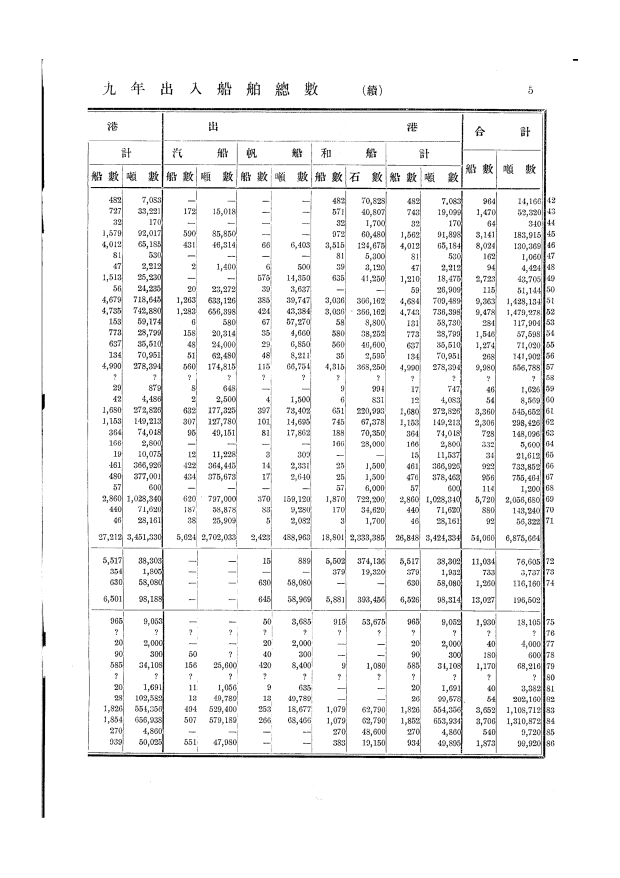
#> input picture pages/page_011.png, 1240 x 1755 px (shown at 1/2 size)
$ python -i mini_runner.py   (imports and definitions only)   (older library calls are emulated)
#> lines starting #> are read from the running program, lines starting #| are printed output that depends on the picture; after the words box and inside, x2 and y2 are one past the last pixel; in counts of white or black regions, pixels touching at a corner belong together
### ops/paths_loader.py
import json
from pathlib import Path

CONFIG = None


def load_config():
    global CONFIG
    if CONFIG is not None:
        return CONFIG
    p = Path(__file__).parent / "paths_config.json"
    if not p.exists():
        CONFIG = {}
    else:
        try:
            CONFIG = json.loads(p.read_text(encoding="utf-8"))
        except Exception:
            CONFIG = {}
    return CONFIG


def get_path(name):
#> further down, picture is the input picture: shape (1755, 1240, 3); min 0, max 255, mean 242.4
    cfg = load_config()
    return cfg.get(name)

### ops/mini_runner.py
import pathlib as _pl

# flake8: noqa: E402
import sys

sys.path.insert(0, str(_pl.Path(__file__).resolve().parents[1]))

import argparse
import contextlib
import hashlib
import io
import os
import re
import unicodedata

import cv2
import numpy as np
import pytesseract
from PIL import Image

# If repository bundles a tesseract binary, prefer it so tests run without system install
_repo_root = _pl.Path(__file__).resolve().parents[1]
# prefer configured tesseract (paths_config.json), else repo-bundled, else system
_bundled_tess = str(_repo_root / "vendor" / "tesseract" / "tesseract.exe")
try:
    from .paths_loader import get_path

    tpath = get_path("tesseract")
except Exception:
    tpath = None
if tpath and os.path.exists(tpath):
    pytesseract.pytesseract.tesseract_cmd = tpath
elif os.path.exists(_bundled_tess):
    pytesseract.pytesseract.tesseract_cmd = _bundled_tess

# ---- knobs (env) ----
INK_MIN = float(os.getenv("INK_MIN", "0.005"))
SOBEL_TH = float(os.getenv("SOBEL_TH", "1.25"))  # gy/gx > th => vertical-ish
# Adjusted table-extraction divisors to reduce over-splitting on this dataset
HK_DIV = float(os.getenv("HK_DIV", "8.0"))  # bigger => shorter kernel
VK_DIV = float(os.getenv("VK_DIV", "6.0"))  # smaller => longer vertical kernel (remove v-lines)
TIMEOUT = float(os.getenv("TESS_TIMEOUT", "8.0"))


def preprocess(pil_img):
    arr = np.array(pil_img)
    if arr.ndim == 2:
        gray = arr
    elif arr.shape[2] == 4:
        gray = cv2.cvtColor(arr, cv2.COLOR_RGBA2GRAY)
    else:
        gray = cv2.cvtColor(arr, cv2.COLOR_RGB2GRAY)

    # revert upscale to 2.0 (keep INK_MIN lowered) to isolate effect
    gray = cv2.resize(gray, None, fx=2.0, fy=2.0, interpolation=cv2.INTER_CUBIC)
#> gray: shape (3510, 2480)
    gray = cv2.GaussianBlur(gray, (3, 3), 0)
    th = cv2.adaptiveThreshold(gray, 255, cv2.ADAPTIVE_THRESH_GAUSSIAN_C, cv2.THRESH_BINARY, 35, 11)
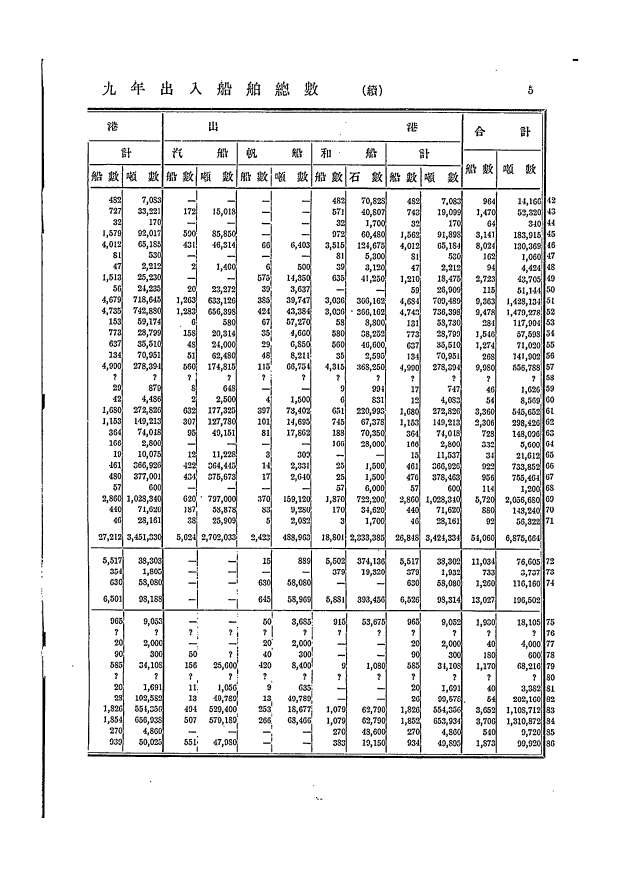
#> th: shape (3510, 2480) (shown at 1/4 size); 92.3% white; 3084 black regions (146 under 20 px), largest, box (x1, y1, x2, y2) and area: (2170, 437, 2187, 3032) 19259, (350, 431, 2180, 446) 15146, (350, 3016, 2177, 3035) 14499
    if th.mean() < 127:
        th = 255 - th

    inv = 255 - th
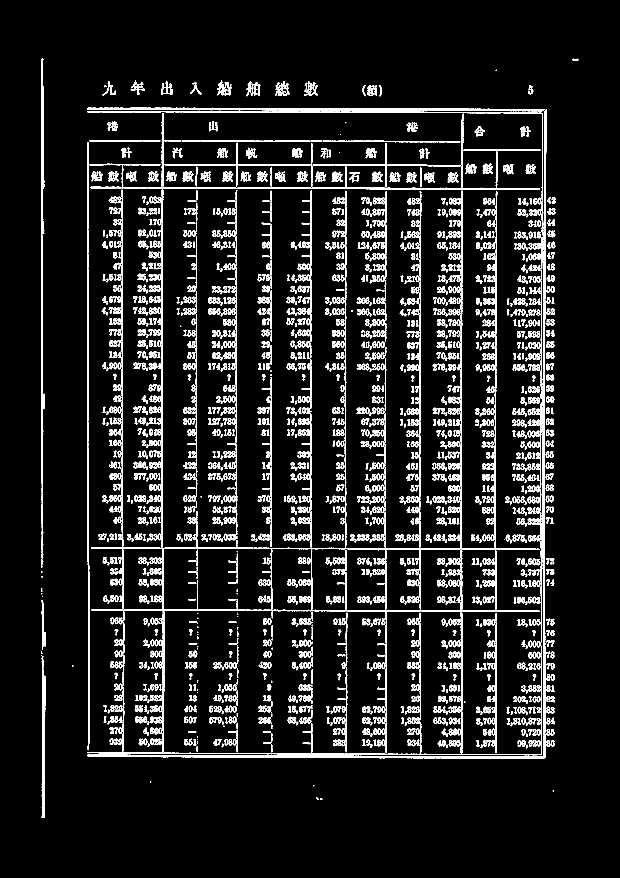
#> inv: shape (3510, 2480) (shown at 1/4 size); 7.7% white; 3084 white regions (146 under 20 px), largest, box (x1, y1, x2, y2) and area: (2170, 437, 2187, 3032) 19259, (350, 431, 2180, 446) 15146, (350, 3016, 2177, 3035) 14499
    hh, ww = inv.shape
#> hh = 3510; ww = 2480
    hk = cv2.getStructuringElement(cv2.MORPH_RECT, (max(80, int(ww / HK_DIV)), 1))
    vk = cv2.getStructuringElement(cv2.MORPH_RECT, (1, max(80, int(hh / VK_DIV))))
#> vk = 585 values from 1 to 1
    h = cv2.morphologyEx(inv, cv2.MORPH_OPEN, hk, iterations=1)
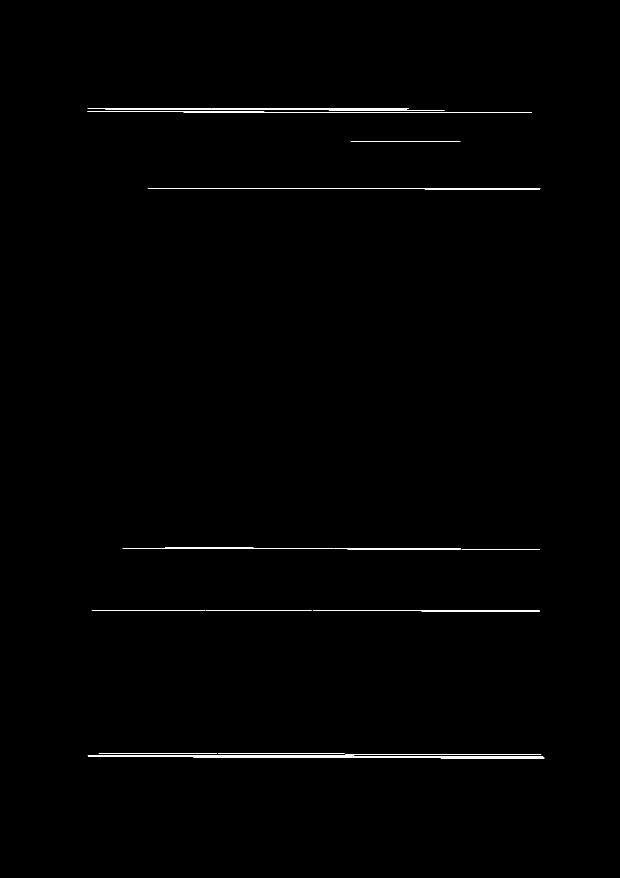
#> h: shape (3510, 2480) (shown at 1/4 size); 0.46% white; 16 white regions, largest, box (x1, y1, x2, y2) and area: (351, 3020, 2178, 3033) 13373, (591, 752, 2161, 757) 4606, (350, 446, 2128, 451) 3542
    v = cv2.morphologyEx(inv, cv2.MORPH_OPEN, vk, iterations=1)
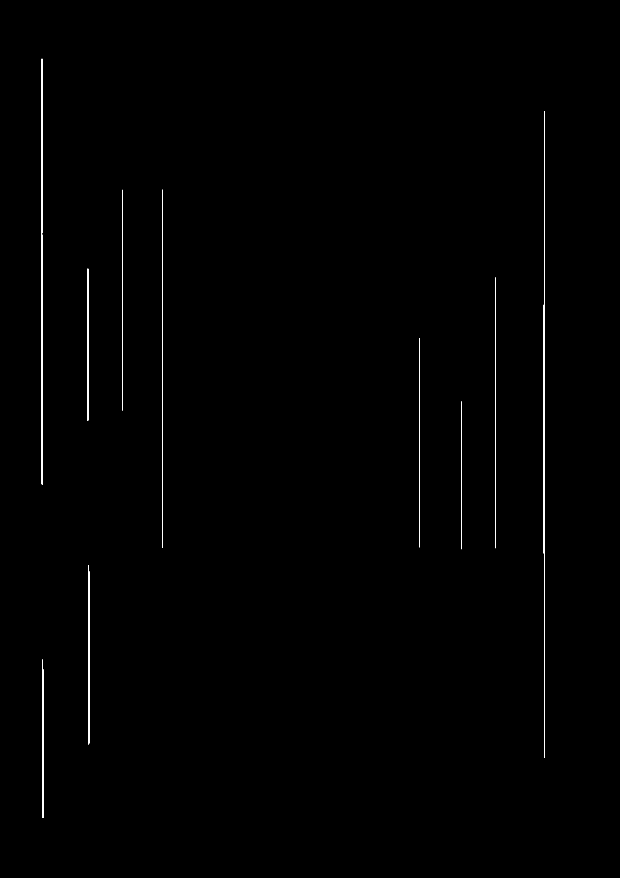
#> v: shape (3510, 2480) (shown at 1/4 size); 0.28% white; 12 white regions, largest, box (x1, y1, x2, y2) and area: (2175, 444, 2180, 3032) 6356, (166, 235, 170, 1940) 5041, (648, 758, 650, 2190) 2646
    inv2 = cv2.subtract(inv, cv2.bitwise_or(h, v))
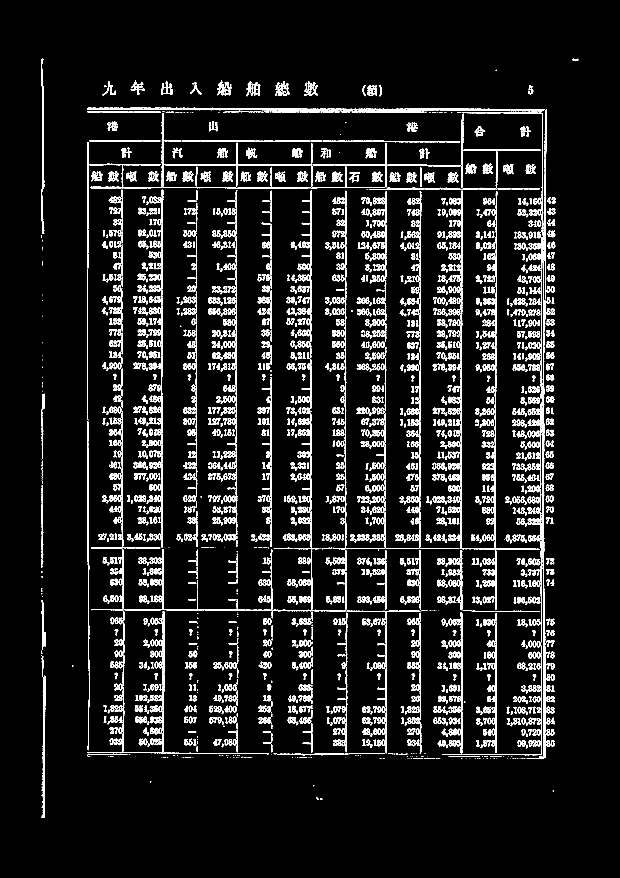
#> inv2: shape (3510, 2480) (shown at 1/4 size); 7% white; 3827 white regions (640 under 20 px), largest, box (x1, y1, x2, y2) and area: (1826, 763, 1851, 1603) 4427, (1629, 433, 2180, 446) 4001, (173, 2703, 182, 3272) 3647

    ink = cv2.countNonZero(inv2) / float(inv2.size)
#> ink = 0.0696
    if ink < INK_MIN:
        return Image.fromarray(np.full(inv2.shape, 255, np.uint8))

    inv2 = cv2.dilate(inv2, np.ones((2, 2), np.uint8), iterations=1)
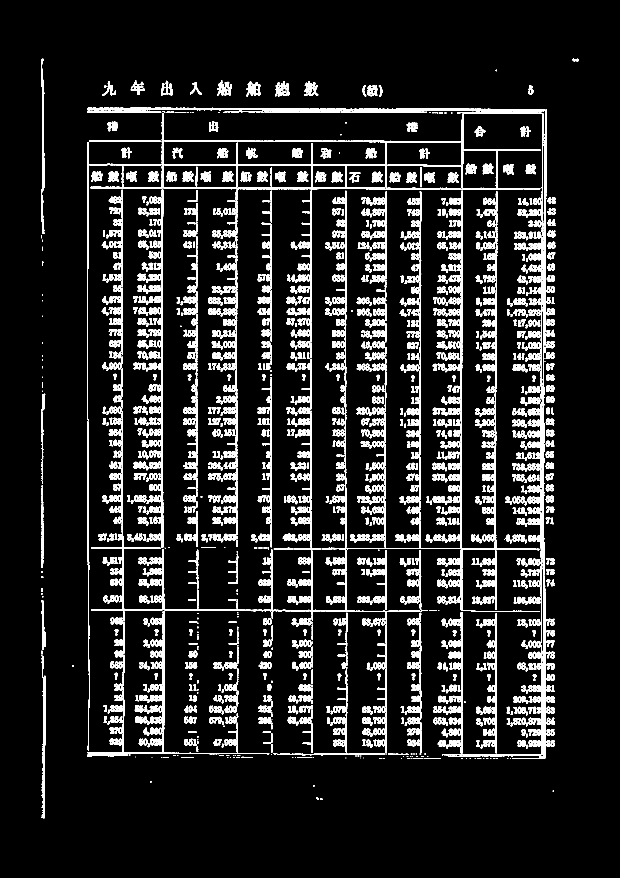
#> inv2: shape (3510, 2480) (shown at 1/4 size); 9.4% white; 3205 white regions (350 under 20 px), largest, box (x1, y1, x2, y2) and area: (2170, 1046, 2183, 3033) 11591, (1962, 766, 1990, 2193) 7848, (1826, 763, 1852, 1604) 6741
    out = 255 - inv2
    out = cv2.copyMakeBorder(out, 10, 10, 10, 10, cv2.BORDER_CONSTANT, value=255)
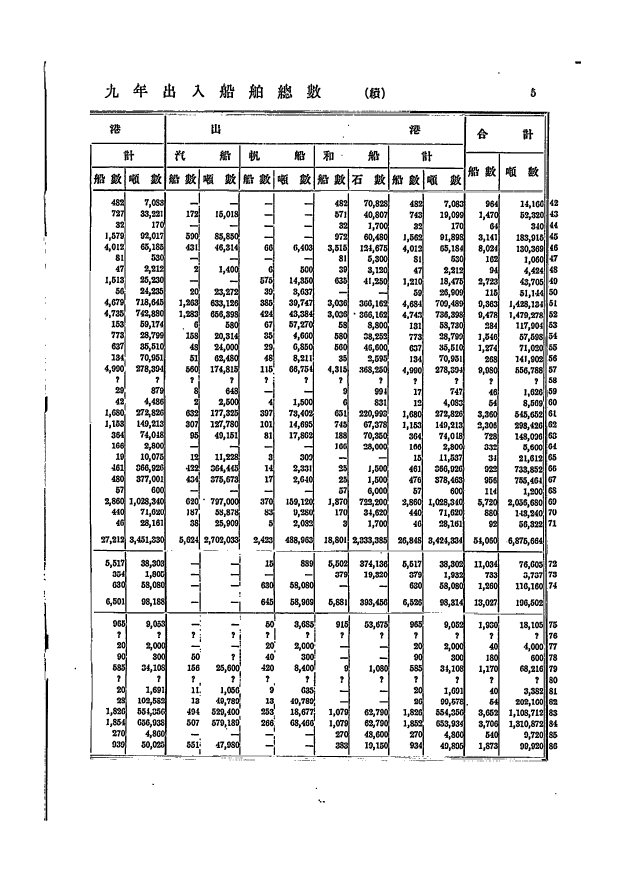
#> out: shape (3530, 2500) (shown at 1/4 size); 90.7% white; 3205 black regions (350 under 20 px), largest, box (x1, y1, x2, y2) and area: (2180, 1056, 2193, 3043) 11591, (1972, 776, 2000, 2203) 7848, (1836, 773, 1862, 1614) 6741
    return Image.fromarray(out)


# [225 lines left out: functions sobel_ratio, scrub, digit_score, postprocess_text, patch_tesseract, try_slice_rows and 7 more, not called in this run]


# --- /PS_KPI_FIX ---
# [2 lines not run here, left out]

>>> import cv2
>>> picture = cv2.cvtColor(cv2.imread('../pages/page_011.png'), cv2.COLOR_BGR2RGB)
>>> result = preprocess(picture)

$ run again, on pages/page_004.png
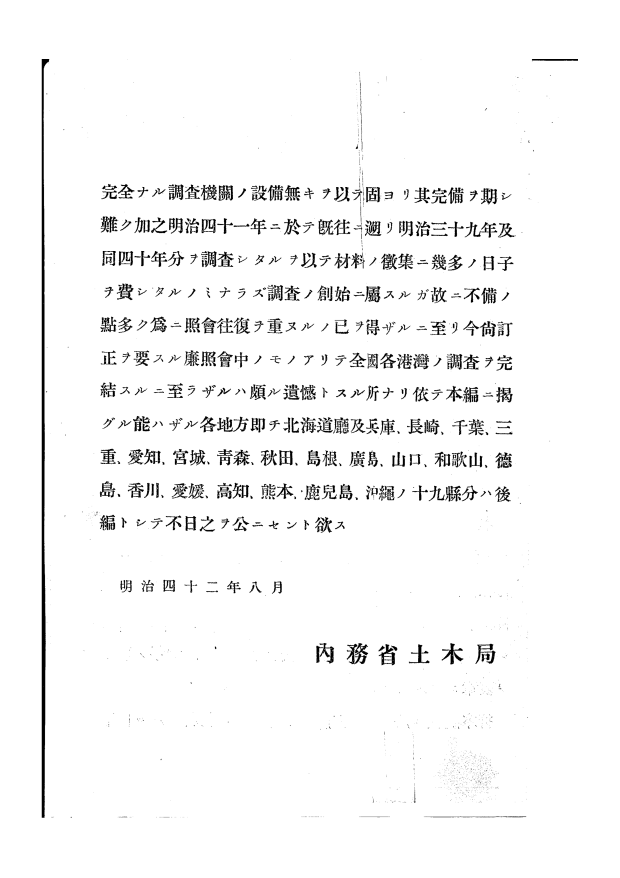
#> input picture pages/page_004.png, 1240 x 1755 px (shown at 1/2 size)
#> picture is the input picture: shape (1755, 1240, 3); min 0, max 255, mean 246
#> th: shape (3510, 2480); 95.9% white; 1758 black regions (782 under 20 px), largest, box (x1, y1, x2, y2) and area: (166, 236, 198, 3272) 34325, (1386, 2572, 1473, 2657) 3193, (1514, 2576, 1581, 2662) 2162
#> h: shape (3510, 2480); 0.01% white; 1 white region, box (x1, y1, x2, y2) and area: (1696, 3266, 2107, 3269) 1232
#> v: shape (3510, 2480); 0.37% white; 1 white region, box (x1, y1, x2, y2) and area: (167, 236, 180, 3272) 32496
#> in preprocess, `inv2 = cv2.subtract(inv, cv2.bitwise_or(h, v))`:
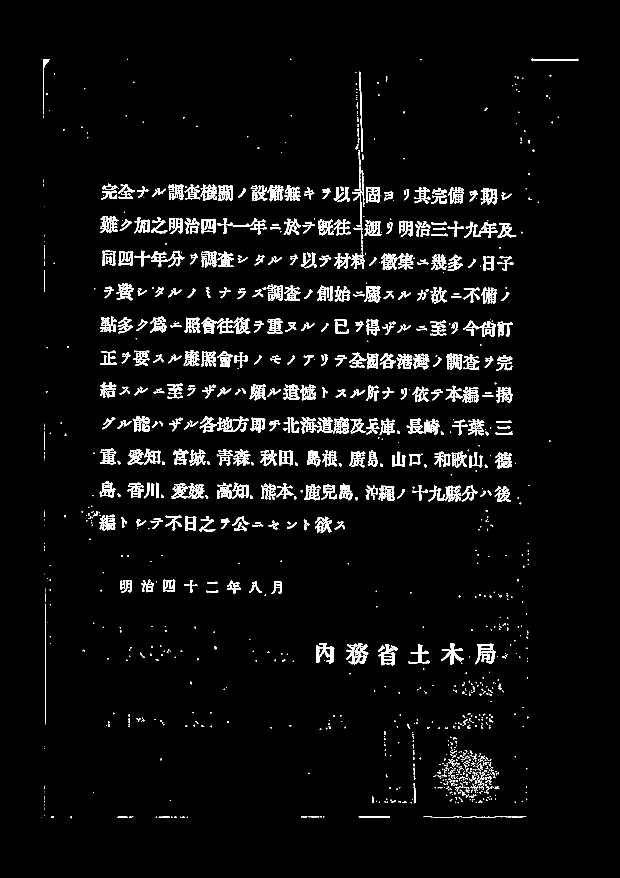
#> inv2: shape (3510, 2480) (shown at 1/4 size); 3.7% white; 1836 white regions (845 under 20 px), largest, box (x1, y1, x2, y2) and area: (1386, 2572, 1473, 2657) 3193, (1514, 2576, 1581, 2662) 2162, (1901, 2575, 1983, 2657) 2049
#> ink = 0.0373
#> in preprocess, `out = cv2.copyMakeBorder(out, 10, 10, 10, 10, cv2.BORDER_CONSTANT, val..`:
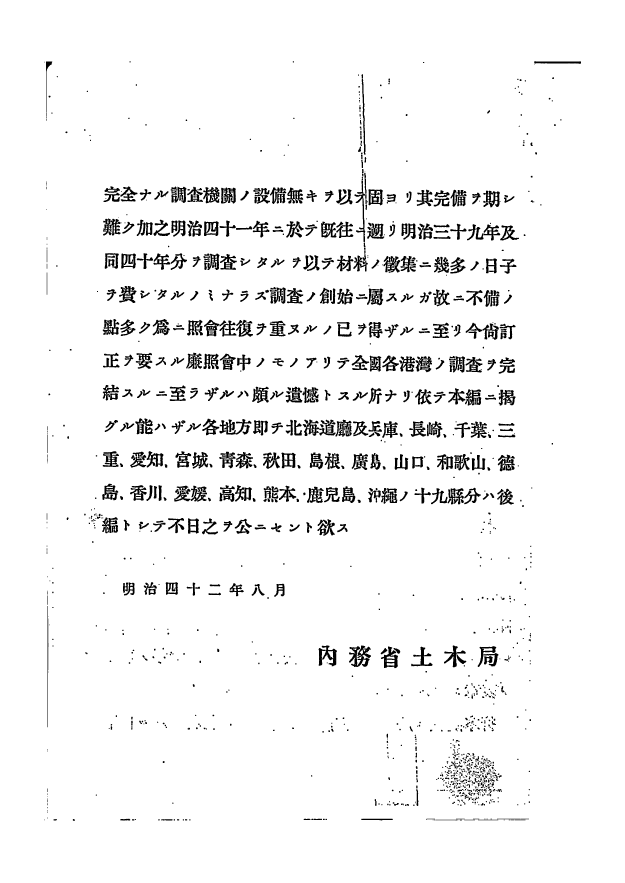
#> out: shape (3530, 2500) (shown at 1/4 size); 95.3% white; 1569 black regions (404 under 20 px), largest, box (x1, y1, x2, y2) and area: (1396, 2582, 1484, 2668) 3852, (1211, 1678, 1342, 1744) 3455, (1274, 2582, 1348, 2665) 2906

$ run again, on pages/page_009.png
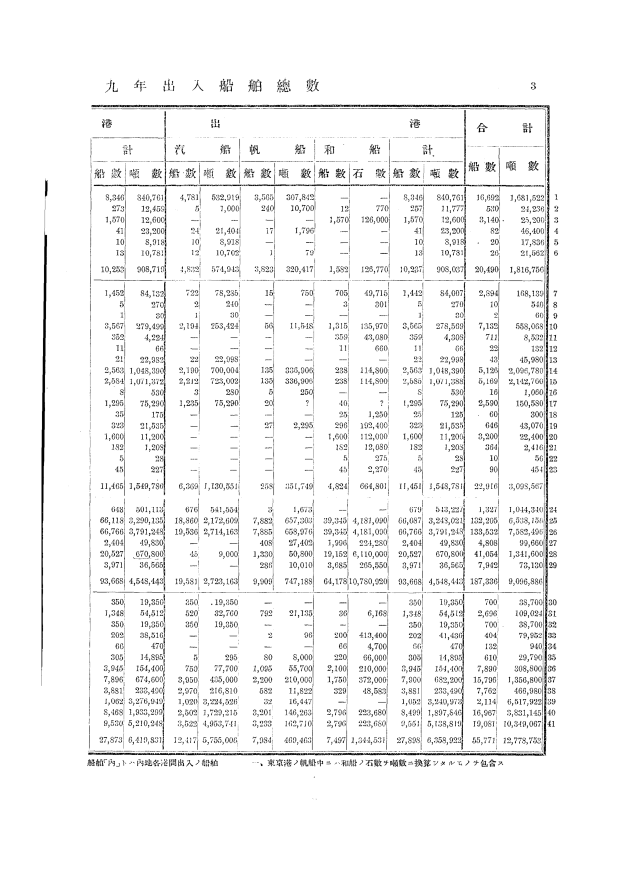
#> input picture pages/page_009.png, 1240 x 1755 px (shown at 1/2 size)
#> picture is the input picture: shape (1755, 1240, 3); min 0, max 255, mean 243.5
#> th: shape (3510, 2480); 92.3% white; 4386 black regions (399 under 20 px), largest, box (x1, y1, x2, y2) and area: (365, 418, 2200, 3023) 33559, (165, 713, 191, 2745) 16133, (352, 3010, 2178, 3023) 13517
#> h: shape (3510, 2480); 0.14% white in thin lines or dots, all inside (x1, y1, x2, y2) = (367, 420, 2178, 3020)
#> v: shape (3510, 2480); 0.19% white; 4 white regions, box (x1, y1, x2, y2) and area: (166, 765, 181, 2745) 12851, (2189, 1218, 2191, 2378) 2030, (1858, 1127, 1859, 1985) 858, (498, 1354, 499, 1984) 630
#> in preprocess, `inv2 = cv2.subtract(inv, cv2.bitwise_or(h, v))`:
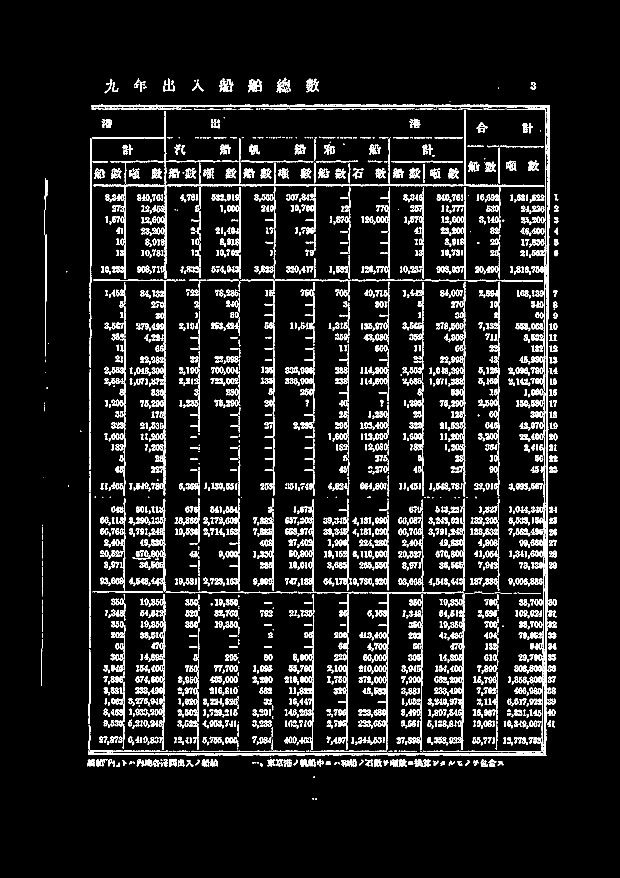
#> inv2: shape (3510, 2480) (shown at 1/4 size); 7.4% white; 4775 white regions (597 under 20 px), largest, box (x1, y1, x2, y2) and area: (365, 419, 2200, 1352) 18652, (2175, 1778, 2190, 3023) 7985, (654, 1126, 663, 1982) 4500
#> ink = 0.0735
#> in preprocess, `out = cv2.copyMakeBorder(out, 10, 10, 10, 10, cv2.BORDER_CONSTANT, val..`:
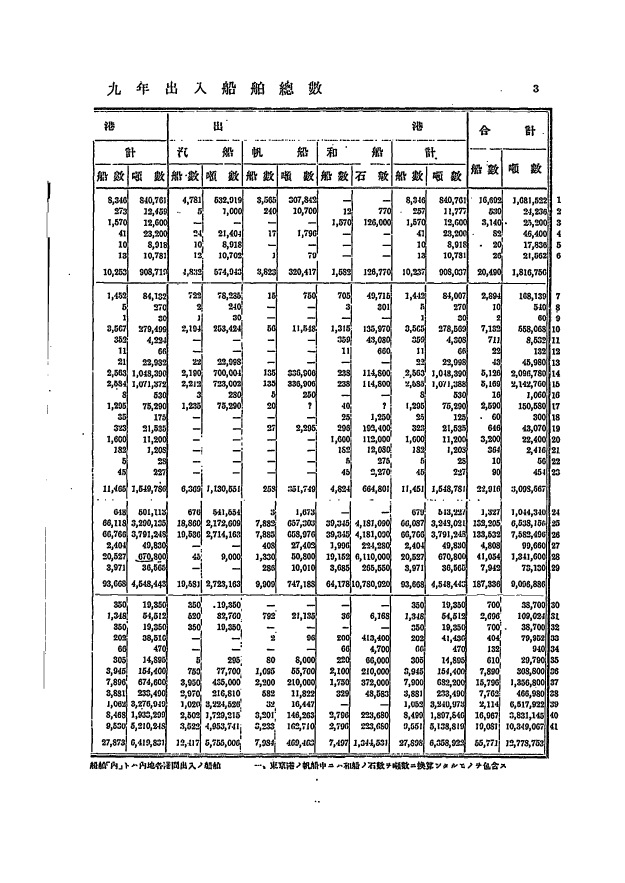
#> out: shape (3530, 2500) (shown at 1/4 size); 90.2% white; 3873 black regions (218 under 20 px), largest, box (x1, y1, x2, y2) and area: (375, 428, 2211, 1363) 23296, (2185, 1234, 2202, 3034) 13138, (384, 747, 1592, 1126) 10881
